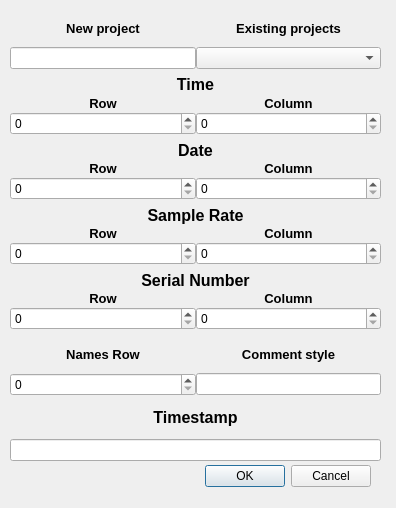
<?xml version="1.0" encoding="UTF-8"?>
<ui version="4.0">
 <class>NewProject</class>
 <widget class="QDialog" name="NewProject">
  <property name="geometry">
   <rect>
    <x>0</x>
    <y>0</y>
    <width>396</width>
    <height>508</height>
   </rect>
  </property>
  <property name="windowTitle">
   <string>Dialog</string>
  </property>
  <widget class="QDialogButtonBox" name="buttonBox">
   <property name="geometry">
    <rect>
     <x>30</x>
     <y>460</y>
     <width>341</width>
     <height>32</height>
    </rect>
   </property>
   <property name="orientation">
    <enum>Qt::Horizontal</enum>
   </property>
   <property name="standardButtons">
    <set>QDialogButtonBox::Cancel|QDialogButtonBox::Ok</set>
   </property>
  </widget>
  <widget class="QWidget" name="verticalLayoutWidget_7">
   <property name="geometry">
    <rect>
     <x>10</x>
     <y>10</y>
     <width>371</width>
     <height>451</height>
    </rect>
   </property>
   <layout class="QVBoxLayout" name="verticalLayout_7">
    <item>
     <layout class="QVBoxLayout" name="verticalLayout">
      <property name="spacing">
       <number>0</number>
      </property>
      <item>
       <layout class="QHBoxLayout" name="horizontalLayout_2">
        <item>
         <widget class="QLabel" name="label">
          <property name="font">
           <font>
            <pointsize>10</pointsize>
            <weight>75</weight>
            <bold>true</bold>
           </font>
          </property>
          <property name="text">
           <string>New project</string>
          </property>
          <property name="alignment">
           <set>Qt::AlignCenter</set>
          </property>
         </widget>
        </item>
        <item>
         <widget class="QLabel" name="label_2">
          <property name="font">
           <font>
            <pointsize>10</pointsize>
            <weight>75</weight>
            <bold>true</bold>
           </font>
          </property>
          <property name="text">
           <string>Existing projects</string>
          </property>
          <property name="alignment">
           <set>Qt::AlignCenter</set>
          </property>
         </widget>
        </item>
       </layout>
      </item>
      <item>
       <layout class="QHBoxLayout" name="horizontalLayout_3">
        <item>
         <widget class="QLineEdit" name="lineEdit_new">
          <property name="sizePolicy">
           <sizepolicy hsizetype="Preferred" vsizetype="Fixed">
            <horstretch>0</horstretch>
            <verstretch>0</verstretch>
           </sizepolicy>
          </property>
          <property name="maximumSize">
           <size>
            <width>16777215</width>
            <height>16777215</height>
           </size>
          </property>
          <property name="alignment">
           <set>Qt::AlignCenter</set>
          </property>
         </widget>
        </item>
        <item>
         <widget class="QComboBox" name="comboBox_existing"/>
        </item>
       </layout>
      </item>
     </layout>
    </item>
    <item>
     <layout class="QVBoxLayout" name="verticalLayout_2">
      <property name="spacing">
       <number>0</number>
      </property>
      <item>
       <widget class="QLabel" name="label_5">
        <property name="maximumSize">
         <size>
          <width>16777215</width>
          <height>16777215</height>
         </size>
        </property>
        <property name="font">
         <font>
          <pointsize>12</pointsize>
          <weight>75</weight>
          <bold>true</bold>
         </font>
        </property>
        <property name="text">
         <string>Time</string>
        </property>
        <property name="alignment">
         <set>Qt::AlignCenter</set>
        </property>
       </widget>
      </item>
      <item>
       <layout class="QHBoxLayout" name="horizontalLayout_4">
        <item>
         <widget class="QLabel" name="label_3">
          <property name="font">
           <font>
            <pointsize>10</pointsize>
            <weight>75</weight>
            <bold>true</bold>
           </font>
          </property>
          <property name="text">
           <string>Row</string>
          </property>
          <property name="alignment">
           <set>Qt::AlignCenter</set>
          </property>
         </widget>
        </item>
        <item>
         <widget class="QLabel" name="label_4">
          <property name="font">
           <font>
            <pointsize>10</pointsize>
            <weight>75</weight>
            <bold>true</bold>
           </font>
          </property>
          <property name="text">
           <string>Column</string>
          </property>
          <property name="alignment">
           <set>Qt::AlignCenter</set>
          </property>
         </widget>
        </item>
       </layout>
      </item>
      <item>
       <layout class="QHBoxLayout" name="horizontalLayout_5">
        <item>
         <widget class="QSpinBox" name="spinBox_timerow"/>
        </item>
        <item>
         <widget class="QSpinBox" name="spinBox_timecol"/>
        </item>
       </layout>
      </item>
     </layout>
    </item>
    <item>
     <layout class="QVBoxLayout" name="verticalLayout_3">
      <property name="spacing">
       <number>0</number>
      </property>
      <item>
       <widget class="QLabel" name="label_6">
        <property name="maximumSize">
         <size>
          <width>16777215</width>
          <height>16777215</height>
         </size>
        </property>
        <property name="font">
         <font>
          <pointsize>12</pointsize>
          <weight>75</weight>
          <bold>true</bold>
         </font>
        </property>
        <property name="text">
         <string>Date</string>
        </property>
        <property name="alignment">
         <set>Qt::AlignCenter</set>
        </property>
       </widget>
      </item>
      <item>
       <layout class="QHBoxLayout" name="horizontalLayout_6">
        <item>
         <widget class="QLabel" name="label_7">
          <property name="font">
           <font>
            <pointsize>10</pointsize>
            <weight>75</weight>
            <bold>true</bold>
           </font>
          </property>
          <property name="text">
           <string>Row</string>
          </property>
          <property name="alignment">
           <set>Qt::AlignCenter</set>
          </property>
         </widget>
        </item>
        <item>
         <widget class="QLabel" name="label_8">
          <property name="font">
           <font>
            <pointsize>10</pointsize>
            <weight>75</weight>
            <bold>true</bold>
           </font>
          </property>
          <property name="text">
           <string>Column</string>
          </property>
          <property name="alignment">
           <set>Qt::AlignCenter</set>
          </property>
         </widget>
        </item>
       </layout>
      </item>
      <item>
       <layout class="QHBoxLayout" name="horizontalLayout_7">
        <item>
         <widget class="QSpinBox" name="spinBox_daterow"/>
        </item>
        <item>
         <widget class="QSpinBox" name="spinBox_datecol"/>
        </item>
       </layout>
      </item>
     </layout>
    </item>
    <item>
     <layout class="QVBoxLayout" name="verticalLayout_4">
      <property name="spacing">
       <number>0</number>
      </property>
      <item>
       <widget class="QLabel" name="label_9">
        <property name="maximumSize">
         <size>
          <width>16777215</width>
          <height>16777215</height>
         </size>
        </property>
        <property name="font">
         <font>
          <pointsize>12</pointsize>
          <weight>75</weight>
          <bold>true</bold>
         </font>
        </property>
        <property name="text">
         <string>Sample Rate</string>
        </property>
        <property name="alignment">
         <set>Qt::AlignCenter</set>
        </property>
       </widget>
      </item>
      <item>
       <layout class="QHBoxLayout" name="horizontalLayout_8">
        <item>
         <widget class="QLabel" name="label_10">
          <property name="font">
           <font>
            <pointsize>10</pointsize>
            <weight>75</weight>
            <bold>true</bold>
           </font>
          </property>
          <property name="text">
           <string>Row</string>
          </property>
          <property name="alignment">
           <set>Qt::AlignCenter</set>
          </property>
         </widget>
        </item>
        <item>
         <widget class="QLabel" name="label_11">
          <property name="font">
           <font>
            <pointsize>10</pointsize>
            <weight>75</weight>
            <bold>true</bold>
           </font>
          </property>
          <property name="text">
           <string>Column</string>
          </property>
          <property name="alignment">
           <set>Qt::AlignCenter</set>
          </property>
         </widget>
        </item>
       </layout>
      </item>
      <item>
       <layout class="QHBoxLayout" name="horizontalLayout_9">
        <item>
         <widget class="QSpinBox" name="spinBox_srrow"/>
        </item>
        <item>
         <widget class="QSpinBox" name="spinBox_srcol"/>
        </item>
       </layout>
      </item>
     </layout>
    </item>
    <item>
     <layout class="QVBoxLayout" name="verticalLayout_5">
      <property name="spacing">
       <number>0</number>
      </property>
      <item>
       <widget class="QLabel" name="label_12">
        <property name="maximumSize">
         <size>
          <width>16777215</width>
          <height>16777215</height>
         </size>
        </property>
        <property name="font">
         <font>
          <pointsize>12</pointsize>
          <weight>75</weight>
          <bold>true</bold>
         </font>
        </property>
        <property name="text">
         <string>Serial Number</string>
        </property>
        <property name="alignment">
         <set>Qt::AlignCenter</set>
        </property>
       </widget>
      </item>
      <item>
       <layout class="QHBoxLayout" name="horizontalLayout_10">
        <item>
         <widget class="QLabel" name="label_13">
          <property name="font">
           <font>
            <pointsize>10</pointsize>
            <weight>75</weight>
            <bold>true</bold>
           </font>
          </property>
          <property name="text">
           <string>Row</string>
          </property>
          <property name="alignment">
           <set>Qt::AlignCenter</set>
          </property>
         </widget>
        </item>
        <item>
         <widget class="QLabel" name="label_14">
          <property name="font">
           <font>
            <pointsize>10</pointsize>
            <weight>75</weight>
            <bold>true</bold>
           </font>
          </property>
          <property name="text">
           <string>Column</string>
          </property>
          <property name="alignment">
           <set>Qt::AlignCenter</set>
          </property>
         </widget>
        </item>
       </layout>
      </item>
      <item>
       <layout class="QHBoxLayout" name="horizontalLayout_11">
        <item>
         <widget class="QSpinBox" name="spinBox_snrow"/>
        </item>
        <item>
         <widget class="QSpinBox" name="spinBox_sncol"/>
        </item>
       </layout>
      </item>
     </layout>
    </item>
    <item>
     <layout class="QVBoxLayout" name="verticalLayout_6">
      <property name="spacing">
       <number>0</number>
      </property>
      <item>
       <layout class="QHBoxLayout" name="horizontalLayout_12">
        <item>
         <widget class="QLabel" name="label_15">
          <property name="font">
           <font>
            <pointsize>10</pointsize>
            <weight>75</weight>
            <bold>true</bold>
           </font>
          </property>
          <property name="text">
           <string>Names Row</string>
          </property>
          <property name="alignment">
           <set>Qt::AlignCenter</set>
          </property>
         </widget>
        </item>
        <item>
         <widget class="QLabel" name="label_16">
          <property name="font">
           <font>
            <pointsize>10</pointsize>
            <weight>75</weight>
            <bold>true</bold>
           </font>
          </property>
          <property name="text">
           <string>Comment style</string>
          </property>
          <property name="alignment">
           <set>Qt::AlignCenter</set>
          </property>
         </widget>
        </item>
       </layout>
      </item>
      <item>
       <layout class="QHBoxLayout" name="horizontalLayout_13">
        <item>
         <widget class="QSpinBox" name="spinBox_namesrow"/>
        </item>
        <item>
         <widget class="QLineEdit" name="lineEdit_comment">
          <property name="sizePolicy">
           <sizepolicy hsizetype="Preferred" vsizetype="Fixed">
            <horstretch>0</horstretch>
            <verstretch>0</verstretch>
           </sizepolicy>
          </property>
          <property name="maximumSize">
           <size>
            <width>16777215</width>
            <height>16777215</height>
           </size>
          </property>
          <property name="alignment">
           <set>Qt::AlignCenter</set>
          </property>
         </widget>
        </item>
       </layout>
      </item>
     </layout>
    </item>
    <item>
     <layout class="QVBoxLayout" name="verticalLayout_8">
      <item>
       <widget class="QLabel" name="label_17">
        <property name="maximumSize">
         <size>
          <width>16777215</width>
          <height>16777215</height>
         </size>
        </property>
        <property name="font">
         <font>
          <pointsize>12</pointsize>
          <weight>75</weight>
          <bold>true</bold>
         </font>
        </property>
        <property name="text">
         <string>Timestamp</string>
        </property>
        <property name="alignment">
         <set>Qt::AlignCenter</set>
        </property>
       </widget>
      </item>
      <item>
       <widget class="QLineEdit" name="lineEdit"/>
      </item>
     </layout>
    </item>
   </layout>
  </widget>
 </widget>
 <resources/>
 <connections>
  <connection>
   <sender>buttonBox</sender>
   <signal>accepted()</signal>
   <receiver>NewProject</receiver>
   <slot>accept()</slot>
   <hints>
    <hint type="sourcelabel">
     <x>248</x>
     <y>254</y>
    </hint>
    <hint type="destinationlabel">
     <x>157</x>
     <y>274</y>
    </hint>
   </hints>
  </connection>
  <connection>
   <sender>buttonBox</sender>
   <signal>rejected()</signal>
   <receiver>NewProject</receiver>
   <slot>reject()</slot>
   <hints>
    <hint type="sourcelabel">
     <x>316</x>
     <y>260</y>
    </hint>
    <hint type="destinationlabel">
     <x>286</x>
     <y>274</y>
    </hint>
   </hints>
  </connection>
 </connections>
</ui>
